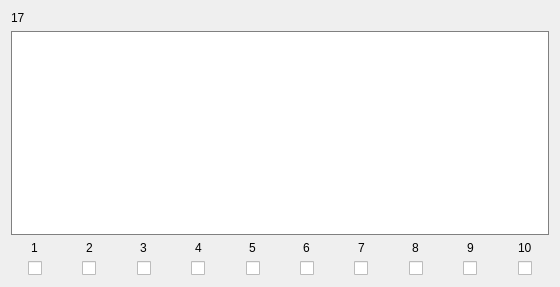
            <widget class="QWidget" name="scrollAreaWidgetContents_159">
             <property name="geometry">
              <rect>
               <x>0</x>
               <y>0</y>
               <width>560</width>
               <height>287</height>
              </rect>
             </property>
             <layout class="QVBoxLayout" name="verticalLayout_105">
              <item>
               <widget class="QLabel" name="Name_17">
                <property name="text">
                 <string>17</string>
                </property>
               </widget>
              </item>
              <item>
               <widget class="QTextEdit" name="Text_17">
                <property name="styleSheet">
                 <string notr="true">border: 1px solid gray</string>
                </property>
               </widget>
              </item>
              <item>
               <layout class="QHBoxLayout" name="horizontalLayout_21">
                <property name="bottomMargin">
                 <number>0</number>
                </property>
                <item>
                 <layout class="QVBoxLayout" name="verticalLayout_193">
                  <property name="rightMargin">
                   <number>0</number>
                  </property>
                  <property name="bottomMargin">
                   <number>0</number>
                  </property>
                  <item alignment="Qt::AlignHCenter">
                   <widget class="QLabel" name="label_172">
                    <property name="text">
                     <string>1</string>
                    </property>
                   </widget>
                  </item>
                  <item alignment="Qt::AlignHCenter">
                   <widget class="QCheckBox" name="Check_17_1">
                    <property name="text">
                     <string/>
                    </property>
                   </widget>
                  </item>
                 </layout>
                </item>
                <item>
                 <layout class="QVBoxLayout" name="verticalLayout_194">
                  <property name="rightMargin">
                   <number>0</number>
                  </property>
                  <property name="bottomMargin">
                   <number>0</number>
                  </property>
                  <item alignment="Qt::AlignHCenter">
                   <widget class="QLabel" name="label_173">
                    <property name="text">
                     <string>2</string>
                    </property>
                   </widget>
                  </item>
                  <item alignment="Qt::AlignHCenter">
                   <widget class="QCheckBox" name="Check_17_2">
                    <property name="text">
                     <string/>
                    </property>
                   </widget>
                  </item>
                 </layout>
                </item>
                <item>
                 <layout class="QVBoxLayout" name="verticalLayout_195">
                  <property name="rightMargin">
                   <number>0</number>
                  </property>
                  <property name="bottomMargin">
                   <number>0</number>
                  </property>
                  <item alignment="Qt::AlignHCenter">
                   <widget class="QLabel" name="label_174">
                    <property name="text">
                     <string>3</string>
                    </property>
                   </widget>
                  </item>
                  <item alignment="Qt::AlignHCenter">
                   <widget class="QCheckBox" name="Check_17_3">
                    <property name="text">
                     <string/>
                    </property>
                   </widget>
                  </item>
                 </layout>
                </item>
                <item>
                 <layout class="QVBoxLayout" name="verticalLayout_196">
                  <property name="rightMargin">
                   <number>0</number>
                  </property>
                  <property name="bottomMargin">
                   <number>0</number>
                  </property>
                  <item alignment="Qt::AlignHCenter">
                   <widget class="QLabel" name="label_175">
                    <property name="text">
                     <string>4</string>
                    </property>
                   </widget>
                  </item>
                  <item alignment="Qt::AlignHCenter">
                   <widget class="QCheckBox" name="Check_17_4">
                    <property name="text">
                     <string/>
                    </property>
                   </widget>
                  </item>
                 </layout>
                </item>
                <item>
                 <layout class="QVBoxLayout" name="verticalLayout_197">
                  <property name="rightMargin">
                   <number>0</number>
                  </property>
                  <property name="bottomMargin">
                   <number>0</number>
                  </property>
                  <item alignment="Qt::AlignHCenter">
                   <widget class="QLabel" name="label_176">
                    <property name="text">
                     <string>5</string>
                    </property>
                   </widget>
                  </item>
                  <item alignment="Qt::AlignHCenter">
                   <widget class="QCheckBox" name="Check_17_5">
                    <property name="text">
                     <string/>
                    </property>
                   </widget>
                  </item>
                 </layout>
                </item>
                <item>
                 <layout class="QVBoxLayout" name="verticalLayout_198">
                  <property name="rightMargin">
                   <number>0</number>
                  </property>
                  <property name="bottomMargin">
                   <number>0</number>
                  </property>
                  <item alignment="Qt::AlignHCenter">
                   <widget class="QLabel" name="label_177">
                    <property name="text">
                     <string>6</string>
                    </property>
                   </widget>
                  </item>
                  <item alignment="Qt::AlignHCenter">
                   <widget class="QCheckBox" name="Check_17_6">
                    <property name="text">
                     <string/>
                    </property>
                   </widget>
                  </item>
                 </layout>
                </item>
                <item>
                 <layout class="QVBoxLayout" name="verticalLayout_199">
                  <property name="rightMargin">
                   <number>0</number>
                  </property>
                  <property name="bottomMargin">
                   <number>0</number>
                  </property>
                  <item alignment="Qt::AlignHCenter">
                   <widget class="QLabel" name="label_178">
                    <property name="text">
                     <string>7</string>
                    </property>
                   </widget>
                  </item>
                  <item alignment="Qt::AlignHCenter">
                   <widget class="QCheckBox" name="Check_17_7">
                    <property name="text">
                     <string/>
                    </property>
                   </widget>
                  </item>
                 </layout>
                </item>
                <item>
                 <layout class="QVBoxLayout" name="verticalLayout_200">
                  <property name="rightMargin">
                   <number>0</number>
                  </property>
                  <property name="bottomMargin">
                   <number>0</number>
                  </property>
                  <item alignment="Qt::AlignHCenter">
                   <widget class="QLabel" name="label_179">
                    <property name="text">
                     <string>8</string>
                    </property>
                   </widget>
                  </item>
                  <item alignment="Qt::AlignHCenter">
                   <widget class="QCheckBox" name="Check_17_8">
                    <property name="text">
                     <string/>
                    </property>
                   </widget>
                  </item>
                 </layout>
                </item>
                <item>
                 <layout class="QVBoxLayout" name="verticalLayout_201">
                  <property name="rightMargin">
                   <number>0</number>
                  </property>
                  <property name="bottomMargin">
                   <number>0</number>
                  </property>
                  <item alignment="Qt::AlignHCenter">
                   <widget class="QLabel" name="label_180">
                    <property name="text">
                     <string>9</string>
                    </property>
                   </widget>
                  </item>
                  <item alignment="Qt::AlignHCenter">
                   <widget class="QCheckBox" name="Check_17_9">
                    <property name="text">
                     <string/>
                    </property>
                   </widget>
                  </item>
                 </layout>
                </item>
                <item>
                 <layout class="QVBoxLayout" name="verticalLayout_202">
                  <property name="rightMargin">
                   <number>0</number>
                  </property>
                  <property name="bottomMargin">
                   <number>0</number>
                  </property>
                  <item alignment="Qt::AlignHCenter">
                   <widget class="QLabel" name="label_181">
                    <property name="text">
                     <string>10</string>
                    </property>
                   </widget>
                  </item>
                  <item alignment="Qt::AlignHCenter">
                   <widget class="QCheckBox" name="Check_17_10">
                    <property name="text">
                     <string/>
                    </property>
                   </widget>
                  </item>
                 </layout>
                </item>
               </layout>
              </item>
             </layout>
            </widget>
